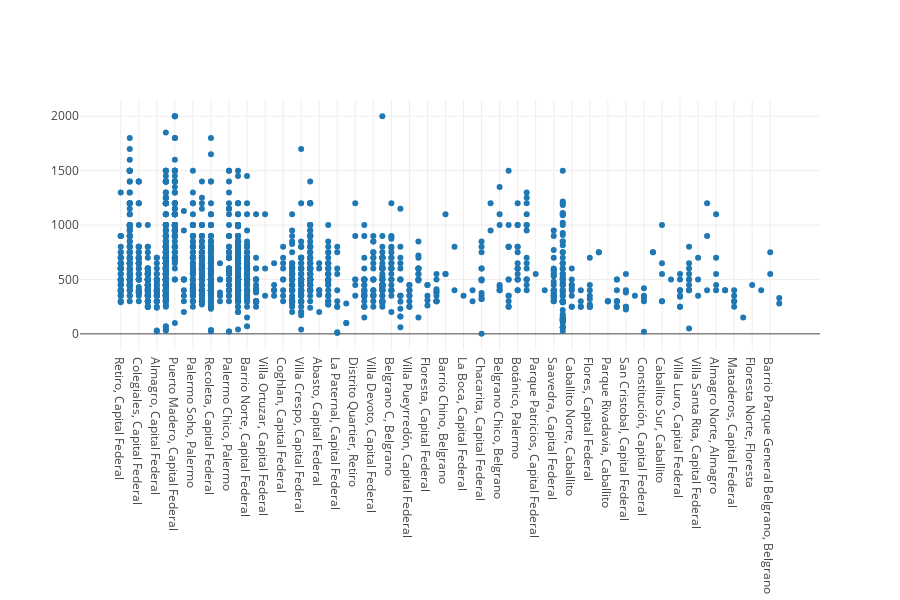

Source (notebook cell):
### Code cell
fig = go.Figure()
fig.add_trace(go.Scatter(x = df_usd["Location"],y = df_usd["Price"], mode = "markers"))
fig.update_layout(template = None, height = 600, margin = {'b':250})

### Figure 1 — Plotly figure (JSON) as saved in the notebook; plotly's stock layout.template omitted (floating-point values rounded to 4 significant figures; data arrays with more than 128 entries replaced by an {"elided": "..."} marker saying what was removed)
{"data": [{"mode": "markers", "type": "scatter", "x": {"elided": "2163 str values"}, "y": {"elided": "2163 int values"}}], "layout": {"height": 600, "margin": {"b": 250}}}
